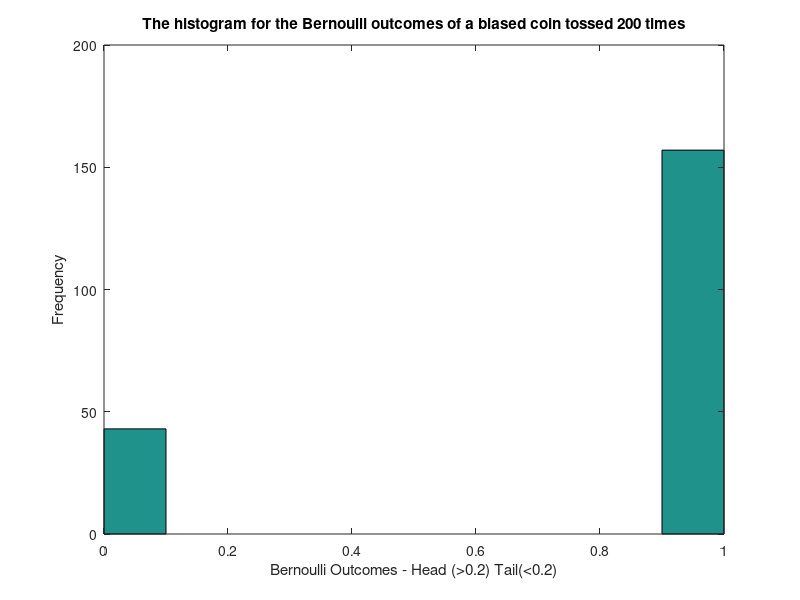

Write MATLAB code to recreate this figure.
% Date : January 15 2017
% Name : Sindhu Valasa Reddy
% USC ID : 8047774699
% Email : valasare@usc.edu
% EE 511 : Project #1 - Coin Flips
% Question 2 : Tossing a biased coin 200 times where P(Head) = 0.80. Count
% the no of heads. Record the longest run of heads. Generate a histogram
% for the Bernoulli outcomes


clc
clear all;
No_of_tosses = 200;                     % No of tosses as given
track_head = 0;                         % Initialise the tracking of heads count to 0
count(1,No_of_tosses+1) = 0;            % Initialise a counter to count the head run lengths
Outcomes = rand(1,No_of_tosses) > 0.2;  % Generate random numbers between [0,1] where numbers > 0.2 are Heads and < 0.5 are Tails
No_of_heads = sum(Outcomes);            % Calculate no of Heads
for i = 1:1:No_of_tosses;               
       if Outcomes(i) == 0;             
          track_head = 0;  
       else                             
          track_head = track_head + 1;  % Count continuous Heads
       end
       
       count(i) = track_head;           % Record all continuous Head lengths    
end
Longest_run_heads = max(count);         % Find the longest run of heads
display('Outcomes are : ');
disp(Outcomes);
display('Number of heads : ');
disp(No_of_heads');
display('Longest run of heads is : ');
disp(Longest_run_heads);
figure(1);
hist(Outcomes);
title(['The histogram for the Bernoulli outcomes of a biased coin tossed ',(num2str(No_of_tosses)),' times']);
xlabel('Bernoulli Outcomes - Head (>0.2) Tail(<0.2)');
ylabel('Frequency');
